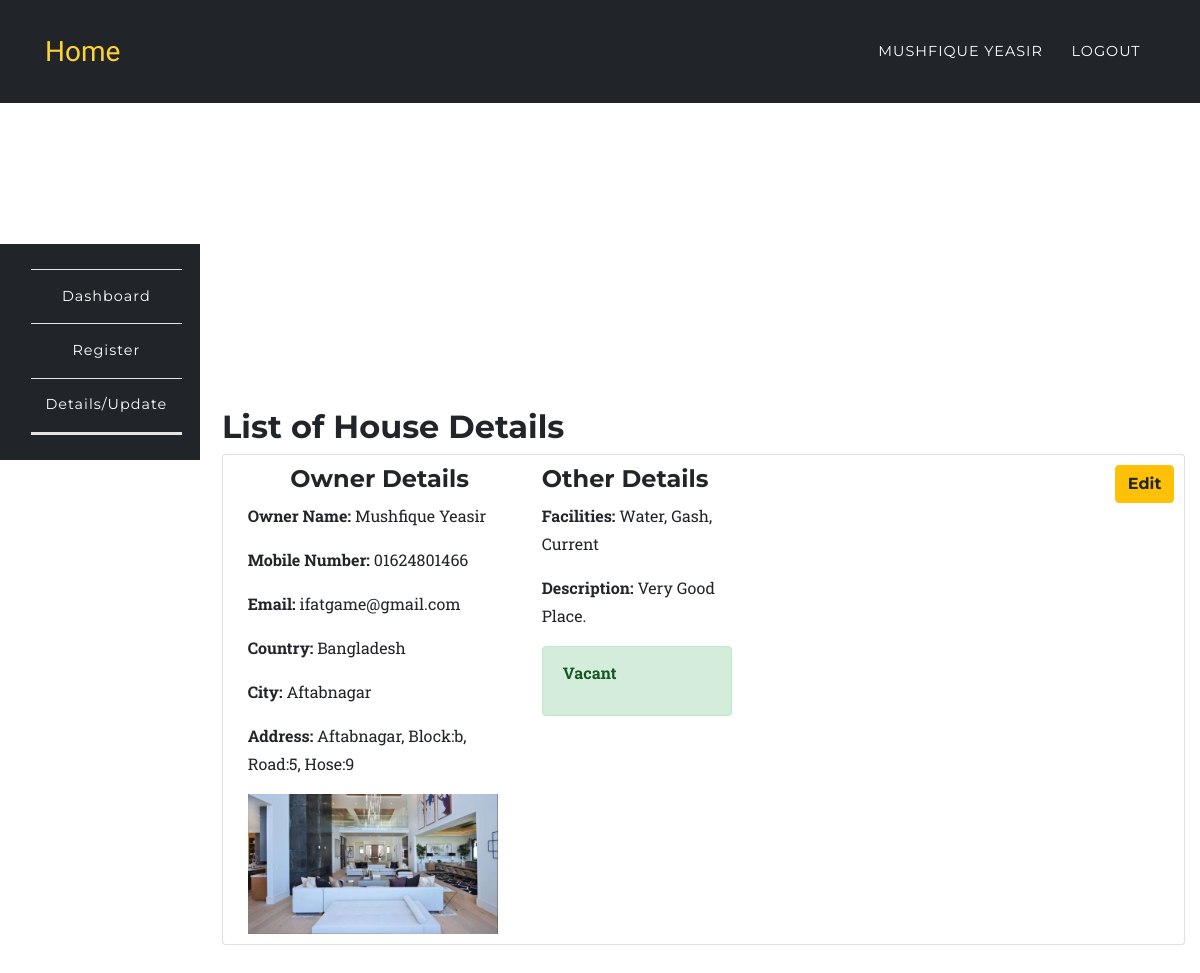
Screenshot of /app/list.php (signed in) with the database file from the repository.
### tables this page shows
CREATE TABLE `room_rental_registrations` (
  `id` int(10) UNSIGNED NOT NULL,
  `fullname` varchar(191) NOT NULL,
  `mobile` varchar(191) NOT NULL,
  `email` varchar(191) NOT NULL,
  `country` varchar(191) NOT NULL,
  `city` varchar(191) NOT NULL,
  `rent` varchar(191) NOT NULL,
  `deposit` varchar(191) NOT NULL,
  `address` varchar(191) NOT NULL,
  `accommodation` varchar(191) NOT NULL,
  `description` varchar(191) NOT NULL,
  `image` varchar(191) DEFAULT NULL,
  `open_for_sharing` varchar(191) DEFAULT NULL,
  `other` varchar(191) DEFAULT NULL,
  `vacant` int(1) NOT NULL DEFAULT 1,
  `created_at` timestamp NULL DEFAULT current_timestamp(),
  `updated_at` timestamp NULL DEFAULT current_timestamp(),
  `user_id` int(10) DEFAULT NULL
);

### app/list.php (the view, shortened to what this page needs)
<?php
  require '../config/config.php';
    try {
      if($_SESSION['role'] == 'user'){
        $stmt = $connect->prepare('SELECT * FROM room_rental_registrations WHERE :user_id = user_id ');
        $stmt->execute(array(
          ':user_id' => $_SESSION['id']
        ));
        $data2 = $stmt->fetchAll (PDO::FETCH_ASSOC);
        $data = $data2;
      }
    }catch(PDOException $e) {
      $errMsg = $e->getMessage();
    }
?>
<?php include '../include/header.php';?>
  <nav class="navbar navbar-expand-lg navbar-dark fixed-top" style="background-color:#212529;" id="mainNav">
      <div class="container">
        <a class="navbar-brand js-scroll-trigger" href="../index.php">Home</a>
        <div class="collapse navbar-collapse" id="navbarResponsive">
          <ul class="navbar-nav text-uppercase ml-auto">
            <li class="nav-item">
              <a class="nav-link" href="#"><?php echo $_SESSION['fullname']; ?> <?php if($_SESSION['role'] == 'admin'){ echo "(Admin)"; } ?></a>
            </li>
            <li class="nav-item">
              <a href="../auth/logout.php" class="nav-link">Logout</a>
            </li>
          </ul>
        </div>
      </div>
    </nav>
  <section style="padding-left:0px;">
    <?php include '../include/side-nav.php';?>
  </section>
<section class="wrapper" style="margin-left: 16%;margin-top: -23%;">
  <div class="container">
    <div class="row">
      <div class="col-12">
      <h2>List of House Details</h2>
        <?php
          foreach ($data as $key => $value) {
            echo '<div class="card card-inverse card-info mb-3" style="padding:1%;">
                  <div class="card-block">';
                    echo '<a class="btn btn-warning float-right" href="update.php?id='.$value['id'].'&act=';if(!empty($value['own'])){ echo "ap"; }else{ echo "indi"; } echo '">Edit</a>';
                   echo   '<div class="row">
                      <div class="col-4">
                      <h4 class="text-center">Owner Details</h4>';
                        echo '<p><b>Owner Name: </b>'.$value['fullname'].'</p>';
                        echo '<p><b>Mobile Number: </b>'.$value['mobile'].'</p>';
                        echo '<p><b>Email: </b>'.$value['email'].'</p>';
                        echo '<p><b>Country: </b>'.$value['country'].'</p><p><b> City: </b>'.$value['city'].'</p>';
                        echo '<p><b>Address: </b>'.$value['address'].'</p>';
                        if ($value['image'] !== 'uploads/') {
                          echo '<img src="'.$value['image'].'" width="250">';
                        }
                    echo '</div>
                      <div class="col-3">
                      <h4>Other Details</h4>';
                      echo '<p><b>Facilities: </b>'.$value['accommodation'].'</p>';
                      echo '<p><b>Description: </b>'.$value['description'].'</p>';
                        if($value['vacant'] == 0){
                          echo '<div class="alert alert-danger" role="alert"><p><b>Occupied</b></p></div>';
                        }else{
                          echo '<div class="alert alert-success" role="alert"><p><b>Vacant</b></p></div>';
                        }
                      echo '</div>
                    </div>
                   </div>
                </div>';
          }
        ?>
      </div>
    </div>
  </div>
</section>
<?php include '../include/footer.php';?>

### include/header.php (shortened to what this page needs)
<!DOCTYPE html>
<html lang="en">
  <head>
    <link href="../assets/plugins/bootstrap/css/bootstrap.min.css" rel="stylesheet">
    <link href="../assets/plugins/font-awesome/css/font-awesome.min.css" rel="stylesheet" type="text/css">
    <link href="../assets/css/rent.css" rel="stylesheet">
    <link href="../assets/css/style.css" rel="stylesheet">
  </head>
  <body id="page-top">

### include/side-nav.php (shortened to what this page needs)
<br>
  <nav class="navbar navbar-expand-sm navbar-default sidebar" style="background-color:#212529;" id="mainNav">
      <div class="container">
        <div class="collapse navbar-collapse" id="navbarResponsive1">
          <ul class="navbar-nav text-center" style="    flex-direction: column;">
            <li class="nav-item">
              <a class="nav-link" href="../auth/dashboard.php">Dashboard</a>
            </li>
            <li class="nav-item">
              <?php if($_SESSION['role'] == 'admin' || $_SESSION['role'] == 'user'){
              echo '<a href="../app/register.php" class="nav-link">Register</a>';
            } ?>
            </li>
            <li class="nav-item">
            <a href="../app/list.php" class="nav-link">Details/Update</a>
            </li>
            <li class="nav-item">
            </li>
            <li class="nav-item">
            </li>
          </ul>
        </div>
      </div>
    </nav>

### include/footer.php (shortened to what this page needs)
  </body>
</html>

### assets/css/rent.css (style rules this page uses)
body { overflow-x: hidden; font-family: 'Roboto Slab', 'Helvetica Neue', Helvetica, Arial, sans-serif; }
p { line-height: 1.75; }
a { color: #fed136; }
h1, h2, h3, h4, h5, h6 { font-weight: 700; font-family: 'Montserrat', 'Helvetica Neue', Helvetica, Arial, sans-serif; }
section { padding: 100px 0; }
@media (min-width: 768px) { section { padding: 220px 0; } }
.btn { font-family: 'Montserrat', 'Helvetica Neue', Helvetica, Arial, sans-serif; font-weight: 700; }
#mainNav { background-color: #212529; }
#mainNav .navbar-brand { color: #fed136; font-family: 'Kaushan Script', 'Helvetica Neue', Helvetica, Arial, cursive; }
#mainNav .navbar-nav .nav-item .nav-link { font-size: 90%; font-weight: 400; padding: 0.75em 0; letter-spacing: 1px; color: white; font-family: 'Montserrat', 'Helvetica Neue', Helvetica, Arial, sans-serif; }
@media (min-width: 992px) { #mainNav { padding-top: 25px; padding-bottom: 25px; -webkit-transition: padding-top 0.3s, padding-bottom 0.3s; -moz-transition: padding-top 0.3s, padding-bottom 0.3s; transition: padding-top 0.3s, padding-bottom 0.3s; border: none; background-color: transparent; } }
@media (min-width: 992px) { #mainNav .navbar-brand { font-size: 1.75em; -webkit-transition: all 0.3s; -moz-transition: all 0.3s; transition: all 0.3s; } }
@media (min-width: 992px) { #mainNav .navbar-nav .nav-item .nav-link { padding: 1.1em 1em !important; } }

### assets/css/style.css (style rules this page uses)
.navbar { border-radius: 0px; }
nav.sidebar, .main { -webkit-transition: margin 200ms ease-out; -moz-transition: margin 200ms ease-out; -o-transition: margin 200ms ease-out; transition: margin 200ms ease-out; }
@media (min-width: 765px) { nav.sidebar .navbar-nav > li:first-child { border-top: 1px #e5e5e5 solid; } }
@media (min-width: 765px) { nav.sidebar .navbar-nav > li { border-bottom: 1px #e5e5e5 solid; } }
@media (min-width: 765px) { nav.sidebar .navbar-collapse, nav.sidebar .container-fluid { padding: 0 0px 0 0px; } }
@media (min-width: 765px) { nav.sidebar { width: 200px; height: 100%; //margin-left: -160px; float: left; margin-bottom: 0px; } }
@media (min-width: 765px) { nav.sidebar li { width: 100%; } }
section { padding-left: 15px; }

### rows the page displays
room_rental_registrations: fullname "Mushfique Yeasir", mobile "01624801466", email "ifatgame@gmail.com", country "Bangladesh", city "Aftabnagar", address "Aftabnagar, Block:b, Road:5, Hose:9", image (picture), accommodation "Water, Gash, Current", description "Very Good Place.", vacant "Vacant"

### other values shown
$_SESSION['fullname'] "MUSHFIQUE YEASIR"
